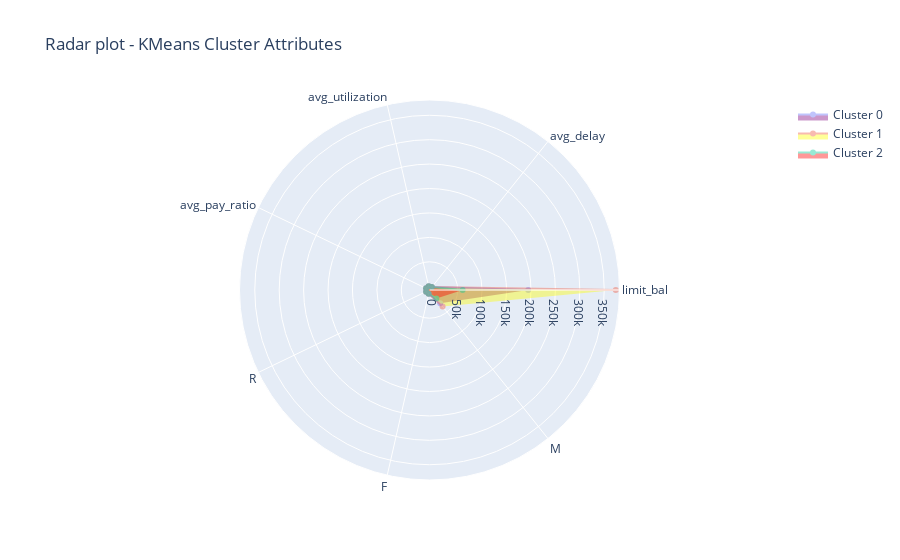

The code cell stored with this chart in its notebook:
### Code cell
import plotly.graph_objects as go

features = ['limit_bal', 'avg_delay', 'avg_utilization', 'avg_pay_ratio', 'R', 'F', 'M']
colors = ['purple', 'yellow', 'red']
cluster_names = ['Cluster 0', 'Cluster 1', 'Cluster 2']

fig = go.Figure()

for cluster in range(3):
    cluster_mean = X[X['cluster'] == cluster][features].mean().values
    fig.add_trace(go.Scatterpolar(
        r=cluster_mean,
        theta=features,
        fill='toself',
        name=cluster_names[cluster],
        fillcolor=colors[cluster],
        opacity=0.4
    ))

fig.update_layout(
    polar=dict(radialaxis=dict(visible=True)),
    showlegend=True,
    title="Radar plot - KMeans Cluster Attributes"
)

fig.show()

### Figure 1 — Plotly figure (JSON) as saved in the notebook; plotly's stock layout.template omitted (floating-point values rounded to 4 significant figures)
{"data": [{"fill": "toself", "fillcolor": "purple", "name": "Cluster 0", "opacity": 0.4, "r": [194400.0, -0.2365, 0.3694, 0.477, 6, 5.742, 27160.0], "theta": ["limit_bal", "avg_delay", "avg_utilization", "avg_pay_ratio", "R", "F", "M"], "type": "scatterpolar"}, {"fill": "toself", "fillcolor": "yellow", "name": "Cluster 1", "opacity": 0.4, "r": [373600.0, -0.3528, 0.2353, 0.5716, 6, 5.825, 35250.0], "theta": ["limit_bal", "avg_delay", "avg_utilization", "avg_pay_ratio", "R", "F", "M"], "type": "scatterpolar"}, {"fill": "toself", "fillcolor": "red", "name": "Cluster 2", "opacity": 0.4, "r": [60170.0, 0.05076, 0.5906, 0.2441, 6, 5.602, 14760.0], "theta": ["limit_bal", "avg_delay", "avg_utilization", "avg_pay_ratio", "R", "F", "M"], "type": "scatterpolar"}], "layout": {"polar": {"radialaxis": {"visible": true}}, "showlegend": true, "title": {"text": "Radar plot - KMeans Cluster Attributes"}}}
